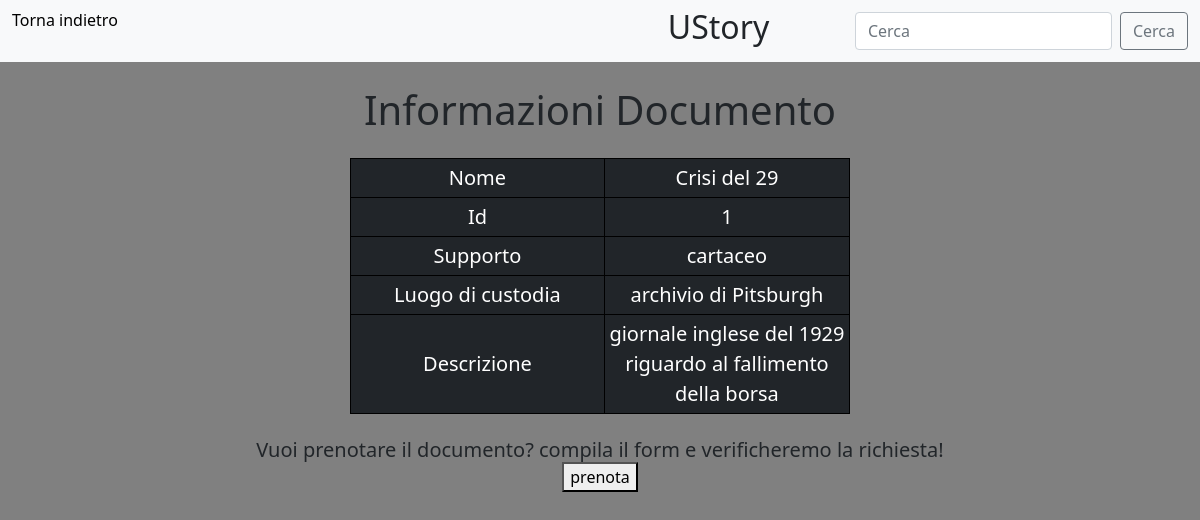
Page /documento_analogico.php?id=1 on the committed database.
### tables this page shows
CREATE TABLE `documento_analogico` (
  `supporto` char(30) NOT NULL,
  `id_documento` int(11) NOT NULL,
  `nome` char(40) NOT NULL,
  `caratteristiche` char(60) NOT NULL,
  `lugod_custodia` char(30) NOT NULL
);

CREATE TABLE `archivio` (
  `id_documento` int(11) NOT NULL,
  `nome_documento` char(60) NOT NULL,
  `tipo_documento` char(10) NOT NULL
);

### documento_analogico.php (the view, shortened to what this page needs)
<!DOCTYPE html>
<html>
    <head>
        <link href="https://cdn.jsdelivr.net/npm/bootstrap@5.0.1/dist/css/bootstrap.min.css" rel="stylesheet">
    </head>
    <body>
        <?php
            echo '<link rel="stylesheet" type="text/css" href="css/bootstrap.css">';
        $mysqli = new mysqli('localhost', 'root', '', 'gestionedocumentistorici');
        $email=$_SESSION["email"];
        ?>
        <nav class="navbar navbar-expand-lg navbar-light bg-light" >
  <div class="container-fluid">
    <div class="collapse navbar-collapse" id="navbarSupportedContent" style="text-align: center">
      <ul class="navbar-nav me-auto mb-2 mb-lg-0">
        <li class="nav-item">
          <?php
         if(is_null($email)){
            echo"<a href='index.php' style='color: black' >Torna indietro<a>";
        }else {
        echo" <a href='homeManutentore.php' style='color: black'>Torna indietro<a>";
        }
        ?>
        </li>
        <h2 style="padding-left: 550px">UStory</h2>
      </ul>
      <form action="ricerca.php" method="POST" class="d-flex">
        <input class="form-control me-2" name="nome" type="text" placeholder="Cerca" aria-label="Search">
        <button class="btn btn-outline-secondary" type="submit" >Cerca</button>
      </form>
    </div>
  </div>
</nav>
        <br>
        <h3>Informazioni Documento</h3>
        <?php
        $id = $_GET['id'];
        $date = date('Y-m-d');
        $documenti_digitale = $mysqli->query("SELECT archivio.id_documento, documento_analogico.supporto, documento_analogico.lugod_custodia, documento_analogico.caratteristiche, documento_analogico.nome AS 'Nome documento' FROM `archivio`, documento_analogico WHERE archivio.id_documento=documento_analogico.id_documento AND archivio.id_documento=$id");
        $documento_digitale = $documenti_digitale->fetch_array(MYSQLI_ASSOC);
        $id = $documento_digitale["id_documento"];
        $nome = $documento_digitale["Nome documento"];
        $supporto = $documento_digitale["supporto"];
        $luogo_custodia = $documento_digitale["lugod_custodia"];
        $caratteristiche = $documento_digitale["caratteristiche"];
        echo '<br>';
        echo '<table class="table-sm">';
        echo '<tr>';
        echo "<td>Nome</td>";
        echo "<td>$nome</td>";
        echo '</tr>';
        echo '<tr>';
        echo "<td>Id</td>";
        echo "<td>$id</td>";
        echo '</tr>';
        echo '<tr>';
        echo "<td>Supporto</td>";
        echo "<td>$supporto</td>";
        echo '</tr>';
        echo '<tr>';
        echo "<td>Luogo di custodia</td>";
        echo "<td>$luogo_custodia</td>";
        echo '</tr>';
        echo '<tr>';
        echo "<td>Descrizione</td>";
        echo "<td>$caratteristiche</td>";
        echo '</tr>';
        echo '</table>';
        echo '<br>';
        $codici_prestiti = $mysqli->query("SELECT `cod_prestito` FROM `prenotazioni_e_prestiti` WHERE id_documento=$id");
        $codice_prestito = $codici_prestiti->fetch_array(MYSQLI_NUM);
        $date_prestiti = $mysqli->query("SELECT `data` FROM `prenotazioni_e_prestiti` WHERE id_documento=$id");
        $data_prestito = $date_prestiti->fetch_array(MYSQLI_NUM);
        $href = "paginaPrenotazione.php?id=$id";
        if(is_null($email)){
        if (empty($codice_prestito) || $data_prestito < $date) {
            echo "<h4 style='font-size: 20px'>Vuoi prenotare il documento? compila il form e verificheremo la richiesta!</h4>";
            echo "<a href=$href>";
            echo '<button>';
            echo "prenota";
            echo "</button>";
            echo"</a>";
        } else {
            echo "<h4 style='font-size: 20px'>";
            echo "Documenti gia prenotato";
            echo "</h4>";
        }
        }
        ?>
    </body>
</html>

### rows in the picture
documento_analogico: nome "Crisi del 29", id_documento.id_documento "1", supporto "cartaceo", lugod_custodia "archivio di Pitsburgh", caratteristiche "giornale inglese del 1929 riguardo al fallimento della borsa"
